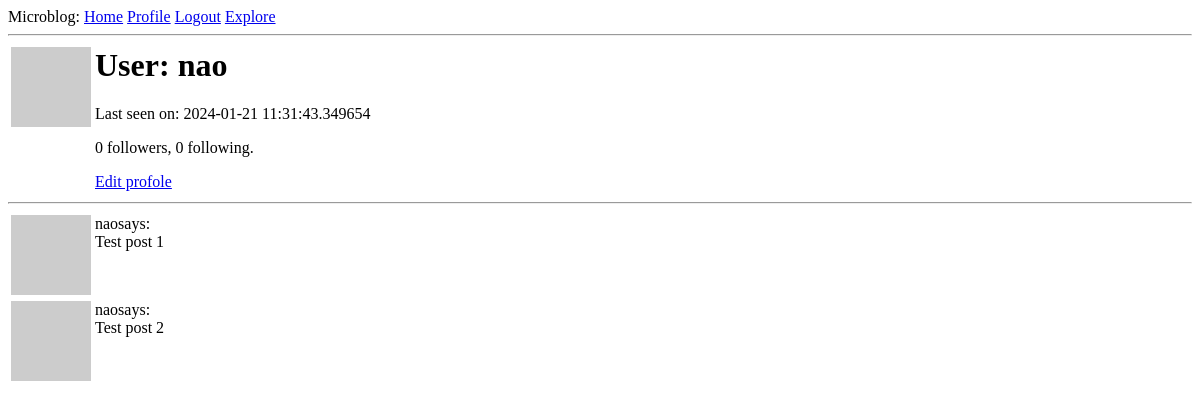
/user/nao (signed in), run on an earlier commit of the app's database.
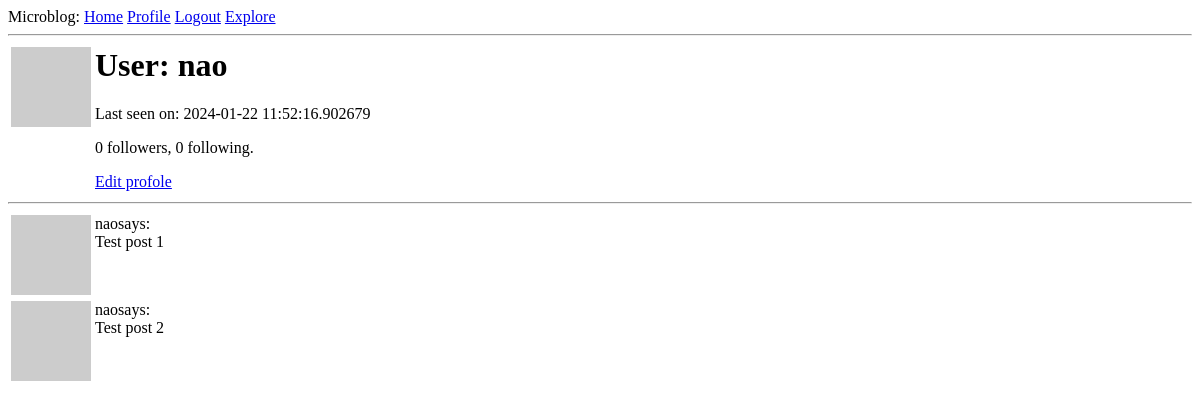
And on a later commit of the database.
### app/models.py (models this page shows, shortened)
class User(UserMixin, db.Model):
    id: so.Mapped[int] = so.mapped_column(primary_key=True)
    username: so.Mapped[str] = so.mapped_column(sa.String(64), index=True, unique=True)
    email: so.Mapped[str] = so.mapped_column(sa.String(120), index=True, unique=True)
    password_hash: so.Mapped[Optional[str]] = so.mapped_column(sa.String(256))
    posts: so.WriteOnlyMapped["Post"] = so.relationship(back_populates="author")
    about_me: so.Mapped[Optional[str]] = so.mapped_column(sa.String(140))
    last_seen: so.Mapped[Optional[datetime]] = so.mapped_column(
        default=lambda: datetime.now(timezone.utc)
    )
    following: so.WriteOnlyMapped["User"] = so.relationship(
        secondary=followers,
        primaryjoin=(followers.c.follower_id == id),
        secondaryjoin=(followers.c.followed_id == id),
        back_populates="followers",
    )
    followers: so.WriteOnlyMapped["User"] = so.relationship(
        secondary=followers,
        primaryjoin=(followers.c.followed_id == id),
        secondaryjoin=(followers.c.follower_id == id),
        back_populates="following",
    )
    def avatar(self, size):
        digest = md5(self.email.lower().encode("utf-8")).hexdigest()
        return f"https://www.gravatar.com/avatar/{digest}?d=identicon&s={size}"
    def followers_count(self):
        query = sa.select(sa.func.count()).select_from(
            self.followers.select().subquery()
        )
        return db.session.scalar(query)
    def following_count(self):
        query = sa.select(sa.func.count()).select_from(
            self.following.select().subquery()
        )
        return db.session.scalar(query)

### app/routes.py (the view)
@app.route("/user/<username>")
@login_required
def user(username):
    user = db.first_or_404(sa.select(User).where(User.username == username))
    posts = [
        {"author": user, "body": "Test post 1"},
        {"author": user, "body": "Test post 2"},
    ]
    form = EmptyForm()
    return render_template("user.html", user=user, posts=posts, form=form)

### app/models.py (called while the page is built)
@login.user_loader
def load_user(id):
    return db.session.get(User, int(id))

### app/routes.py (called while the page is built)
@app.before_request
def before_request():
    if current_user.is_authenticated:
        current_user.last_seen = datetime.now(timezone.utc)
        db.session.commit()

### app/templates/user.html (shortened to what this page needs)
{% extends "base.html" %} {% block content %}
<table>
  <tr valign="top">
    <td><img src="{{ user.avatar(128) }}" /></td>
    <td><h1>User: {{ user.username }}</h1>
    {%if user.last_seen%}<p>Last seen on: {{user.last_seen}}</p>{%endif%}
    <p>{{ user.followers_count() }} followers, {{ user.following_count() }} following.</p>
    {% if user ==current_user%}
    <p><a href="{{url_for('edit_profile')}}">Edit profole</a></p>
    {%endif%}
    </td>
  </tr>
</table>
<hr />
{% for post in posts %} {%include '_post.html'%} {% endfor %} {% endblock %}

### app/templates/base.html (shortened to what this page needs)
<html>
  <head>
  </head>
  <body>
    <div>
      Microblog:
      <a href="{{url_for('index')}}">Home</a>
      {% if current_user.is_anonymous%}
      <a href="{{url_for('login')}}">Login</a>
      {% else%}
      <a href="{{url_for('user' , username=current_user.username)}}">Profile</a>
      <a href="{{url_for('logout')}}">Logout</a>
      <a href="{{url_for('explore')}}">Explore</a>
      {%endif%}
    </div>
    <hr />
     {% block content %}{% endblock %}
  </body>
</html>

### app/templates/_post.html
<table>
  <tr valign="top">
    <td><img src="{{post.author.avatar(36)}}" /></td>
    <td>{{post.author.username}}says: <br />{{post.body}}</td>
  </tr>
</table>

What changed in the data, as far as the page shows it:
changed User "nao": last_seen "2024-01-21 11:31:43.349654" → "2024-01-22 11:52:16.902679"
